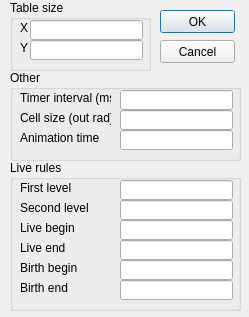
<?xml version="1.0" encoding="UTF-8"?>
<ui version="4.0">
 <class>SettingsDialog</class>
 <widget class="QDialog" name="SettingsDialog">
  <property name="geometry">
   <rect>
    <x>0</x>
    <y>0</y>
    <width>249</width>
    <height>317</height>
   </rect>
  </property>
  <property name="minimumSize">
   <size>
    <width>249</width>
    <height>317</height>
   </size>
  </property>
  <property name="maximumSize">
   <size>
    <width>249</width>
    <height>317</height>
   </size>
  </property>
  <property name="windowTitle">
   <string>Settings</string>
  </property>
  <widget class="QGroupBox" name="tableSizeBox">
   <property name="geometry">
    <rect>
     <x>10</x>
     <y>0</y>
     <width>141</width>
     <height>71</height>
    </rect>
   </property>
   <property name="title">
    <string>Table size</string>
   </property>
   <widget class="QLabel" name="labelSizeX">
    <property name="geometry">
     <rect>
      <x>10</x>
      <y>20</y>
      <width>16</width>
      <height>16</height>
     </rect>
    </property>
    <property name="text">
     <string>X</string>
    </property>
   </widget>
   <widget class="QLabel" name="lableSizeY">
    <property name="geometry">
     <rect>
      <x>10</x>
      <y>40</y>
      <width>16</width>
      <height>16</height>
     </rect>
    </property>
    <property name="text">
     <string>Y</string>
    </property>
   </widget>
   <widget class="ScrollEdit" name="tableSizeX">
    <property name="geometry">
     <rect>
      <x>20</x>
      <y>20</y>
      <width>113</width>
      <height>20</height>
     </rect>
    </property>
   </widget>
   <widget class="ScrollEdit" name="tableSizeY">
    <property name="geometry">
     <rect>
      <x>20</x>
      <y>40</y>
      <width>113</width>
      <height>20</height>
     </rect>
    </property>
   </widget>
  </widget>
  <widget class="QPushButton" name="buttonOK">
   <property name="geometry">
    <rect>
     <x>160</x>
     <y>10</y>
     <width>75</width>
     <height>23</height>
    </rect>
   </property>
   <property name="text">
    <string>OK</string>
   </property>
  </widget>
  <widget class="QPushButton" name="buttonCancel">
   <property name="geometry">
    <rect>
     <x>160</x>
     <y>40</y>
     <width>75</width>
     <height>23</height>
    </rect>
   </property>
   <property name="text">
    <string>Cancel</string>
   </property>
  </widget>
  <widget class="QGroupBox" name="otherBox">
   <property name="geometry">
    <rect>
     <x>10</x>
     <y>70</y>
     <width>231</width>
     <height>91</height>
    </rect>
   </property>
   <property name="title">
    <string>Other</string>
   </property>
   <widget class="ScrollEdit" name="valTimerInt">
    <property name="geometry">
     <rect>
      <x>110</x>
      <y>20</y>
      <width>113</width>
      <height>20</height>
     </rect>
    </property>
   </widget>
   <widget class="QLabel" name="labelTimerInt">
    <property name="geometry">
     <rect>
      <x>10</x>
      <y>20</y>
      <width>91</width>
      <height>16</height>
     </rect>
    </property>
    <property name="text">
     <string>Timer interval (ms)</string>
    </property>
   </widget>
   <widget class="QLabel" name="labelCellSize">
    <property name="geometry">
     <rect>
      <x>10</x>
      <y>40</y>
      <width>91</width>
      <height>16</height>
     </rect>
    </property>
    <property name="text">
     <string>Cell size (out rad)</string>
    </property>
   </widget>
   <widget class="ScrollEdit" name="valCellSize">
    <property name="geometry">
     <rect>
      <x>110</x>
      <y>40</y>
      <width>113</width>
      <height>20</height>
     </rect>
    </property>
   </widget>
   <widget class="QLabel" name="LabelAnumTime">
    <property name="geometry">
     <rect>
      <x>10</x>
      <y>60</y>
      <width>91</width>
      <height>16</height>
     </rect>
    </property>
    <property name="text">
     <string>Animation time</string>
    </property>
   </widget>
   <widget class="ScrollEdit" name="valAnimTime">
    <property name="geometry">
     <rect>
      <x>110</x>
      <y>60</y>
      <width>113</width>
      <height>20</height>
     </rect>
    </property>
   </widget>
   <zorder>labelTimerInt</zorder>
   <zorder>valTimerInt</zorder>
   <zorder>labelCellSize</zorder>
   <zorder>valCellSize</zorder>
   <zorder>LabelAnumTime</zorder>
   <zorder>valAnimTime</zorder>
  </widget>
  <widget class="QGroupBox" name="liveBox">
   <property name="geometry">
    <rect>
     <x>10</x>
     <y>160</y>
     <width>231</width>
     <height>151</height>
    </rect>
   </property>
   <property name="title">
    <string>Live rules</string>
   </property>
   <widget class="ScrollEdit" name="valFstImpact">
    <property name="geometry">
     <rect>
      <x>110</x>
      <y>20</y>
      <width>113</width>
      <height>20</height>
     </rect>
    </property>
   </widget>
   <widget class="QLabel" name="labelFstImpact">
    <property name="geometry">
     <rect>
      <x>10</x>
      <y>20</y>
      <width>91</width>
      <height>16</height>
     </rect>
    </property>
    <property name="text">
     <string>First level</string>
    </property>
   </widget>
   <widget class="QLabel" name="labelSndImpact">
    <property name="geometry">
     <rect>
      <x>10</x>
      <y>40</y>
      <width>91</width>
      <height>16</height>
     </rect>
    </property>
    <property name="text">
     <string>Second level</string>
    </property>
   </widget>
   <widget class="ScrollEdit" name="valSndImpact">
    <property name="geometry">
     <rect>
      <x>110</x>
      <y>40</y>
      <width>113</width>
      <height>20</height>
     </rect>
    </property>
   </widget>
   <widget class="QLabel" name="labelLiveBegin">
    <property name="geometry">
     <rect>
      <x>10</x>
      <y>60</y>
      <width>91</width>
      <height>16</height>
     </rect>
    </property>
    <property name="text">
     <string>Live begin</string>
    </property>
   </widget>
   <widget class="ScrollEdit" name="valLiveBegin">
    <property name="geometry">
     <rect>
      <x>110</x>
      <y>60</y>
      <width>113</width>
      <height>20</height>
     </rect>
    </property>
   </widget>
   <widget class="QLabel" name="labelLiveEnd">
    <property name="geometry">
     <rect>
      <x>10</x>
      <y>80</y>
      <width>91</width>
      <height>16</height>
     </rect>
    </property>
    <property name="text">
     <string>Live end</string>
    </property>
   </widget>
   <widget class="ScrollEdit" name="valLiveEnd">
    <property name="geometry">
     <rect>
      <x>110</x>
      <y>80</y>
      <width>113</width>
      <height>20</height>
     </rect>
    </property>
   </widget>
   <widget class="QLabel" name="labelBirthBegin">
    <property name="geometry">
     <rect>
      <x>10</x>
      <y>100</y>
      <width>91</width>
      <height>16</height>
     </rect>
    </property>
    <property name="text">
     <string>Birth begin</string>
    </property>
   </widget>
   <widget class="ScrollEdit" name="valBirthBegin">
    <property name="geometry">
     <rect>
      <x>110</x>
      <y>100</y>
      <width>113</width>
      <height>20</height>
     </rect>
    </property>
   </widget>
   <widget class="QLabel" name="labelBirthEnd">
    <property name="geometry">
     <rect>
      <x>10</x>
      <y>120</y>
      <width>91</width>
      <height>16</height>
     </rect>
    </property>
    <property name="text">
     <string>Birth end</string>
    </property>
   </widget>
   <widget class="ScrollEdit" name="valBirthEnd">
    <property name="geometry">
     <rect>
      <x>110</x>
      <y>120</y>
      <width>113</width>
      <height>20</height>
     </rect>
    </property>
   </widget>
  </widget>
 </widget>
 <customwidgets>
  <customwidget>
   <class>ScrollEdit</class>
   <extends>QLineEdit</extends>
   <header>scrolledit.h</header>
  </customwidget>
 </customwidgets>
 <resources/>
 <connections/>
</ui>
